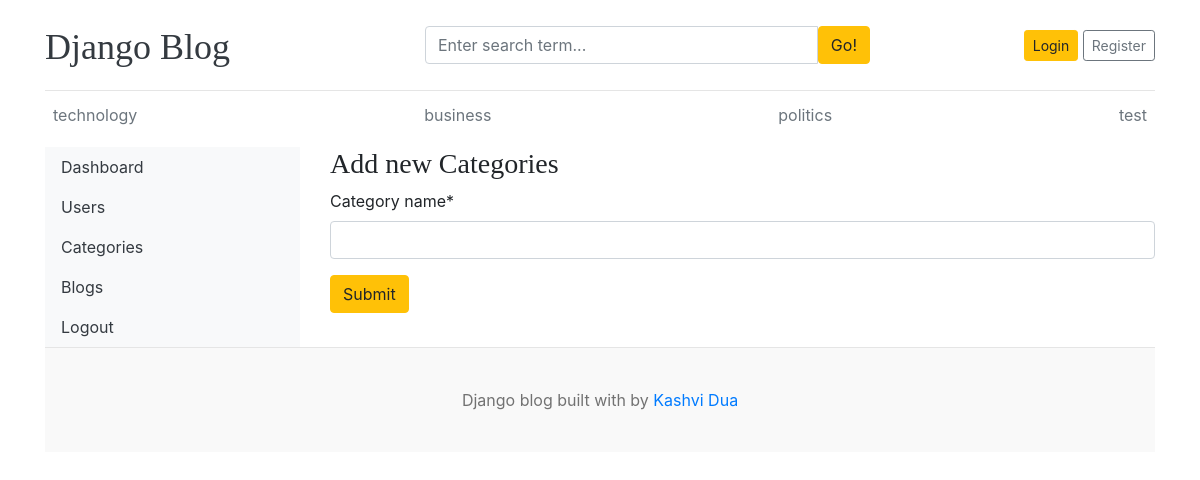
The page /dashboard/categories/add/ on the database its author committed.
### blogs/models.py (models this page shows, shortened)
class category(models.Model):
    category_name= models.CharField(max_length=50,unique=True)
    created_at= models.DateTimeField(auto_now_add=True)
    updated_at=models.DateTimeField(auto_now=True)

### dashboards/views.py (the view)
# urls.py: path('categories/add/',views.addCategory,name='addCategory'),
def addCategory(request):
    if(request.method == 'POST'):
        form=CategoryForm(request.POST)
        if form.is_valid():
            form.save()
            return redirect('categories')
    form=CategoryForm()
    context={
        'form':form,
    }
    return render(request,'dashboard/addCategory.html',context)

### dashboards/forms.py
class CategoryForm(forms.ModelForm):
    class Meta:
        model = category
        fields = "__all__"

### blogs/context_preprocessor.py (called while the page is built)
def get_category(request):
    categories= category.objects.all()
    return dict(categories=categories)

### templates/dashboard/addCategory.html (shortened to what this page needs)
{% extends 'base.html' %}
{% block content %}
{% load crispy_forms_tags %}
<div class="row">
    {% include 'dashboard/sidebar.html' %}
    <div class="col-md-9">
<h3>Add new Categories</h3>
       <form action="{% url 'addCategory' %}" method="post">
 {{ form|crispy }}
 <button type="submit" class="btn btn-warning">Submit</button>
       </form>
    </div>
</div>
{% endblock %}

### templates/base.html (shortened to what this page needs)
{% load static %}
<!DOCTYPE html>
<html lang="en">
<head>
    <link href="https://getbootstrap.com/docs/4.0/dist/css/bootstrap.min.css" rel="stylesheet">
    <link href="{%static 'css/blog.css' %}" rel="stylesheet">
    <link
  rel="stylesheet"
  href="https://cdnjs.cloudflare.com/ajax/libs/font-awesome/5.15.4/css/all.min.css"
/>
  </head>
<body>
    <div class="container">
      <header class="blog-header py-3">
        <div class="row flex-nowrap justify-content-between align-items-center">
          <div class="col-4 pt-1">
            <a class="blog-header-logo text-dark" href="/">Django Blog</a>
          </div>
          <div class="col-5">
    <form action="{% url 'search' %}" method="get">
        <div class="input-group">
            <input
                class="form-control"
                type="text"
                name="keyword"
                value="{{ keyword }}"
                placeholder="Enter search term..."
                aria-label="Enter search term..."
            />
            <button class="btn btn-warning" type="submit" id="button-search">
                Go!
            </button>
        </div>
    </form>
</div>
          <div class="col-3 d-flex justify-content-end align-items-center">
            {% if not user.is_authenticated %}
            <a class="btn btn-sm btn-warning" href="{% url 'login' %}">Login</a> &nbsp;
            <a class="btn btn-sm btn-outline-secondary" href="register">Register</a>
            {% else %}
            <span><a href="{% url 'dashboard' %}">Dashboard</a></span>
            &emsp;
            <span><a href="{% url 'logout' %}">Logout</a></span>
            {% endif %}
          </div>
        </div>
      </header>
      <div class="nav-scroller py-1 mb-2">
        <nav class="nav d-flex justify-content-between">
          {% for cat in categories %}
          <a class="p-2 text-muted" href="{% url 'postsbycategory' cat.id %}">{{ cat.category_name}}</a>
          {% endfor %}
        </nav>
      </div>
{% block content %}
{% endblock %}
<footer class="blog-footer">
  <p>Django blog built with   by <a href="#">Kashvi Dua</a></p>
</footer>
</body>
</html>

### static/css/blog.css (style rules this page uses)
.blog-header { border-bottom: 1px solid #e5e5e5; }
.blog-header-logo { font-family: "Playfair Display", Georgia, "Times New Roman", serif; font-size: 2.25rem; }
h1, h2, h3, h4, h5, h6 { font-family: "Playfair Display", Georgia, "Times New Roman", serif; }
.blog-footer { padding: 2.5rem 0; color: #727272; text-align: center; background-color: #f9f9f9; border-top: .05rem solid #e5e5e5; }
.blog-footer p:last-child { margin-bottom: 0; }

### rows shown on the page
category: category_name "technology"
category: category_name "business"
category: category_name "politics"
category: category_name "test"
